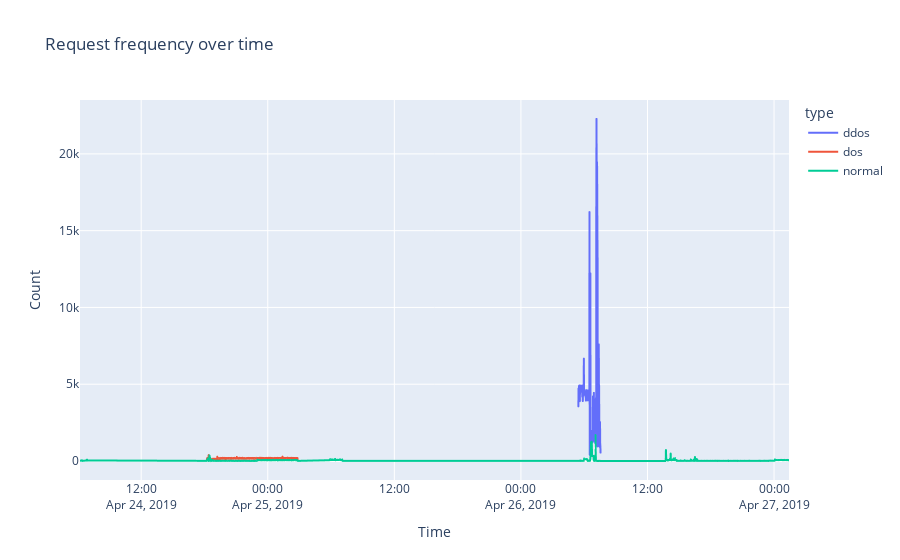

The notebook cell saved with this chart:
### Markdown cell above
It can be noticed when plotting the request evolution by time that, globally, the attacks are not widespread in the interval. So it is necessary to check each endpoint request rate, to evaluate its consistency for the analysis.

### Code cell
eda = EDA(df_continuity)

eda.plot_global_request_rate('min')
